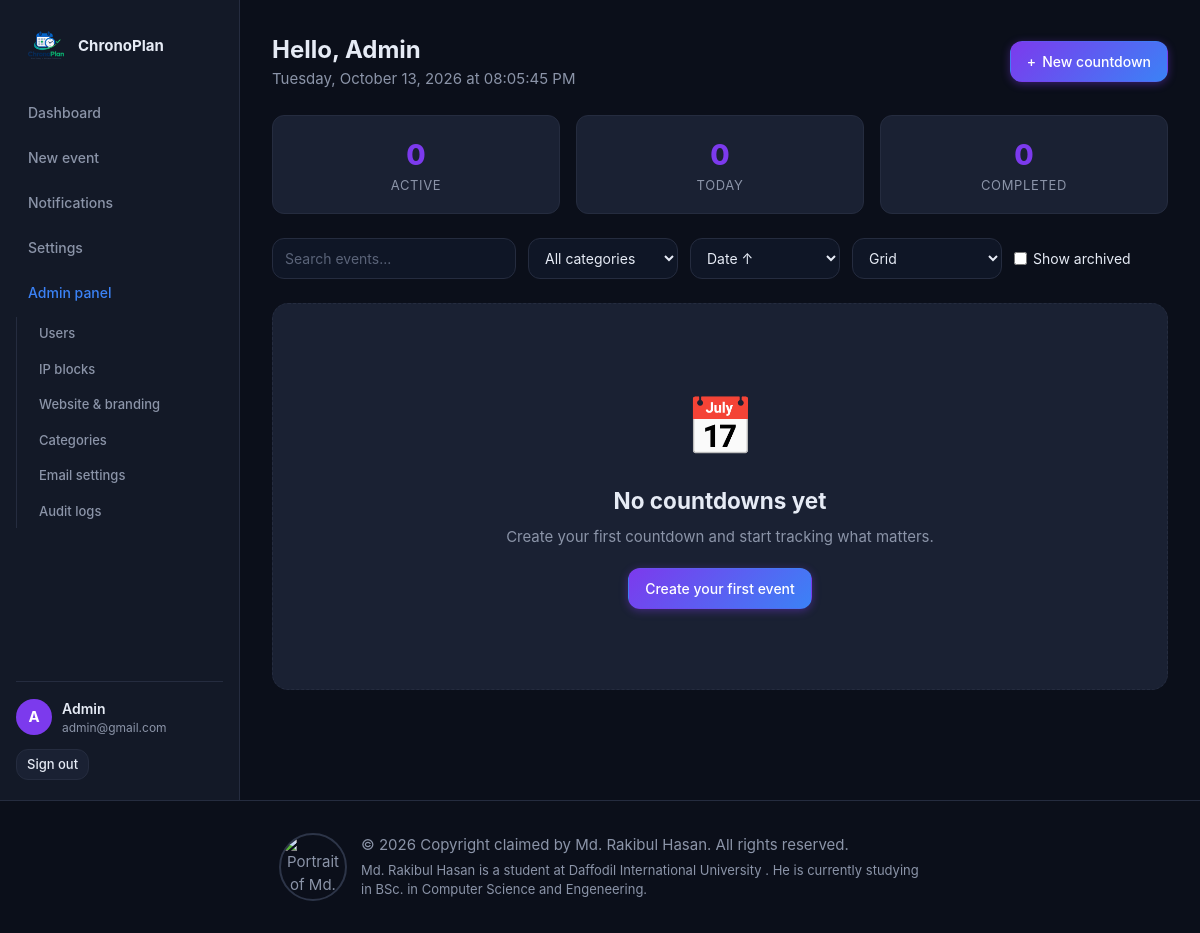
The app's page /dashboard (signed in) with its own data.
### app.py (models this page shows, shortened)
class SiteSetting(db.Model):
    __tablename__ = 'site_settings'
    id = db.Column(db.Integer, primary_key=True)
    site_name = db.Column(db.String(120), default='ChronoPlan', nullable=False)
    site_tagline = db.Column(db.String(255), default='Plan ahead. Live in the moment.',
                             nullable=False)
    site_description = db.Column(db.Text,
        default='A personal countdown and goal management platform.', nullable=False)
    footer_text = db.Column(db.Text, default='', nullable=False)
    copyright_owner = db.Column(db.String(120), default='Md. Rakibul Hasan', nullable=False)
    logo_url = db.Column(db.String(255), default='', nullable=False)
    favicon_url = db.Column(db.String(255), default='', nullable=False)
    accent_color = db.Column(db.String(20), default='#7c3aed', nullable=False)
    default_theme = db.Column(db.String(10), default='dark', nullable=False)
    hero_title = db.Column(db.String(200), default='Count down to what matters.',
                           nullable=False)
    hero_subtitle = db.Column(db.Text,
        default="Track exams, deadlines, goals, and life's most important moments.",
        nullable=False)
    registration_enabled = db.Column(db.Boolean, default=True, nullable=False)
    maintenance_mode = db.Column(db.Boolean, default=False, nullable=False)
    default_timezone = db.Column(db.String(50), default='UTC', nullable=False)
    max_upload_mb = db.Column(db.Integer, default=16, nullable=False)
    contact_email = db.Column(db.String(120), default='', nullable=False)
    social_twitter = db.Column(db.String(255), default='', nullable=False)
    social_github = db.Column(db.String(255), default='', nullable=False)
    social_linkedin = db.Column(db.String(255), default='', nullable=False)
    updated_at = db.Column(db.DateTime, default=utcnow, onupdate=utcnow)
    @classmethod
    def get(cls):
        s = cls.query.first()
        if not s:
            s = cls()
            db.session.add(s)
            db.session.commit()
        return s

class User(UserMixin, db.Model):
    __tablename__ = 'users'
    id = db.Column(db.Integer, primary_key=True)
    name = db.Column(db.String(120), nullable=False)
    username = db.Column(db.String(80), unique=True, nullable=False, index=True)
    email = db.Column(db.String(255), unique=True, nullable=False, index=True)
    password_hash = db.Column(db.String(255), nullable=False)
    role = db.Column(db.String(20), default=Role.USER, nullable=False)
    is_active_user = db.Column(db.Boolean, default=True, nullable=False)
    profile_picture = db.Column(db.String(255), nullable=True)
    email_verified = db.Column(db.Boolean, default=False)
    created_at = db.Column(db.DateTime, default=utcnow, nullable=False)
    last_seen = db.Column(db.DateTime, default=utcnow, onupdate=utcnow)
    preferences = db.relationship('UserPreference', uselist=False,
                                  back_populates='user', cascade='all, delete-orphan')
    events = db.relationship('CountdownEvent', back_populates='user',
                             cascade='all, delete-orphan', lazy='dynamic')
    notifications = db.relationship('Notification', back_populates='user',
                                    cascade='all, delete-orphan', lazy='dynamic')
    @property
    def is_active(self):
        return self.is_active_user
    @property
    def is_admin(self):
        return self.role == Role.ADMIN

class UserPreference(db.Model):
    __tablename__ = 'user_preferences'
    id = db.Column(db.Integer, primary_key=True)
    user_id = db.Column(db.Integer, db.ForeignKey('users.id', ondelete='CASCADE'),
                        nullable=False, index=True)
    timezone = db.Column(db.String(50), default='UTC', nullable=False)
    date_format = db.Column(db.String(30), default='MMM d, yyyy', nullable=False)
    time_format = db.Column(db.String(30), default='HH:mm', nullable=False)
    theme = db.Column(db.String(10), default='dark', nullable=False)
    default_view = db.Column(db.String(10), default='grid', nullable=False)
    email_notifications = db.Column(db.Boolean, default=True)
    in_app_notifications = db.Column(db.Boolean, default=True)
    reminder_default = db.Column(db.Integer, default=60)
    user = db.relationship('User', back_populates='preferences')

### app.py (the view)
@app.route('/dashboard')
@login_required
def dashboard_index():
    page = request.args.get('page', 1, type=int)
    search = request.args.get('q', '', type=str).strip()
    category_id = request.args.get('category', 0, type=int)
    sort = request.args.get('sort', 'date_asc')
    view = request.args.get(
        'view',
        current_user.preferences.default_view
        if current_user.preferences else 'grid')
    show_archived = request.args.get('archived', 'false') == 'true'
    q = CountdownEvent.query.filter_by(user_id=current_user.id)
    if not show_archived:
        q = q.filter_by(is_archived=False)
    if search:
        q = q.filter(CountdownEvent.title.ilike(f'%{search}%'))
    if category_id:
        q = q.filter_by(category_id=category_id)
    sort_map = {
        'date_asc': CountdownEvent.event_date.asc(),
        'date_desc': CountdownEvent.event_date.desc(),
        'created_desc': CountdownEvent.created_at.desc(),
    }
    q = q.order_by(sort_map.get(sort, CountdownEvent.event_date.asc()))
    pagination = q.paginate(page=page, per_page=12, error_out=False)
    categories = Category.query.filter(
        (Category.user_id == current_user.id) |
        (Category.is_global == True)
    ).all()
    now = datetime.now(timezone.utc)
    active_count = CountdownEvent.query.filter_by(
        user_id=current_user.id, is_archived=False
    ).filter(CountdownEvent.event_date > now).count()
    today_count = CountdownEvent.query.filter_by(
        user_id=current_user.id
    ).filter(db.func.date(CountdownEvent.event_date) == now.date()).count()
    completed_count = CountdownEvent.query.filter_by(
        user_id=current_user.id, is_completed=True
    ).count()
    unread = Notification.query.filter_by(
        user_id=current_user.id, is_read=False
    ).count()
    return render_template('dashboard/index.html',
        events=pagination.items, pagination=pagination,
        categories=categories, search=search,
        selected_category=category_id, sort=sort, view=view,
        show_archived=show_archived,
        active_count=active_count, today_count=today_count,
        completed_count=completed_count, unread_notifications=unread)

### templates/dashboard/index.html (shortened to what this page needs)
{% extends 'dashboard_base.html' %}
{% block dashboard_content %}
<div class="dashboard-header">
  <div>
    <h1>Hello, {{ current_user.name }}</h1>
    <p class="muted" id="current-datetime"></p>
  </div>
  <a class="btn btn-primary" href="{{ url_for('new_event') }}"><span class="icon-plus">+</span> New countdown</a>
</div>
<div class="stat-row">
  <div class="stat-card"><div class="stat-num">{{ active_count }}</div><div class="stat-label">Active</div></div>
  <div class="stat-card"><div class="stat-num">{{ today_count }}</div><div class="stat-label">Today</div></div>
  <div class="stat-card"><div class="stat-num">{{ completed_count }}</div><div class="stat-label">Completed</div></div>
</div>
<form class="filter-bar" method="get">
  <input type="text" name="q" value="{{ search }}" placeholder="Search events..." class="input">
  <select name="category" class="input">
    <option value="0">All categories</option>
  </select>
  <select name="sort" class="input">
    <option value="date_asc" {% if sort == 'date_asc' %}selected{% endif %}>Date ↑</option>
  </select>
  <select name="view" class="input" onchange="this.form.submit()">
    <option value="grid" {% if view == 'grid' %}selected{% endif %}>Grid</option>
  </select>
  <label class="checkbox-inline">
    <input type="checkbox" name="archived" value="true" {% if show_archived %}checked{% endif %} onchange="this.form.submit()">
    Show archived
  </label>
</form>
{% if events %}
<div class="countdown-grid" id="countdown-grid">
  {% for e in events %}
  <article class="countdown-card" data-event-id="{{ e.id }}" data-target="{{ e.target_timestamp }}" style="--accent: {{ e.accent_color }}">
    <div class="card-bar" style="background: {{ e.accent_color }}"></div>
    <div class="card-body">
      <div class="card-top">
        <div>
          <div class="card-category">{{ e.category.name if e.category else 'Uncategorized' }}</div>
          <h3 class="card-title">{{ e.title }}</h3>
          {% if e.subtitle %}<p class="card-subtitle">{{ e.subtitle }}</p>{% endif %}
        </div>
        <div class="card-menu">
          <details>
            <summary>⋯</summary>
            <div class="menu-dropdown">
              <a href="{{ url_for('view_event', event_id=e.id) }}">View</a>
              <a href="{{ url_for('edit_event', event_id=e.id) }}">Edit</a>
              <form method="post" action="{{ url_for('duplicate_event', event_id=e.id) }}">
                <input type="hidden" name="csrf_token" value="{{ csrf_token() }}">
                <button type="submit">Duplicate</button>
              </form>
              <form method="post" action="{{ url_for('archive_event', event_id=e.id) }}">
                <input type="hidden" name="csrf_token" value="{{ csrf_token() }}">
                <button type="submit">{{ 'Restore' if e.is_archived else 'Archive' }}</button>
              </form>
              <form method="post" action="{{ url_for('delete_event', event_id=e.id) }}" class="confirm-delete">
                <input type="hidden" name="csrf_token" value="{{ csrf_token() }}">
                <button type="submit" class="danger">Delete</button>
              </form>
            </div>
          </details>
        </div>
      </div>
      {% if e.thumbnail %}
      <div class="card-thumb" style="background-image: url('/uploads/{{ e.thumbnail }}')"></div>
      {% else %}
      <div class="card-thumb placeholder"></div>
      {% endif %}
      <div class="countdown-display" id="cd-{{ e.id }}">
        <div class="cd-unit"><span class="cd-num days">--</span><span class="cd-label">days</span></div>
        <div class="cd-unit"><span class="cd-num hours">--</span><span class="cd-label">hours</span></div>
        <div class="cd-unit"><span class="cd-num minutes">--</span><span class="cd-label">min</span></div>
        <div class="cd-unit"><span class="cd-num seconds">--</span><span class="cd-label">sec</span></div>
      </div>
      <div class="card-meta">
        <span class="meta-date">{{ e.event_date.strftime('%b %d, %Y %H:%M') }} {{ e.timezone_str }}</span>
        {% if e.priority in ['high','urgent'] %}
        <span class="priority priority-{{ e.priority }}">{{ e.priority }}</span>
        {% endif %}
      </div>
      {% if e.start_date %}
      <div class="progress-bar"><div class="progress-fill" style="width: {{ e.progress_percent()|round(1) }}%"></div></div>
      {% endif %}
    </div>
  </article>
  {% endfor %}
</div>
{% if pagination.pages > 1 %}
<nav class="pagination">
  {% if pagination.has_prev %}<a href="{{ url_for('dashboard_index', page=pagination.prev_num, q=search, category=selected_category, sort=sort) }}">‹ Prev</a>{% endif %}
  <span>Page {{ pagination.page }} of {{ pagination.pages }}</span>
  {% if pagination.has_next %}<a href="{{ url_for('dashboard_index', page=pagination.next_num, q=search, category=selected_category, sort=sort) }}">Next ›</a>{% endif %}
</nav>
{% endif %}
{% else %}
<div class="empty-state">
  <div class="empty-icon">📅</div>
  <h2>No countdowns yet</h2>
  <p>Create your first countdown and start tracking what matters.</p>
  <a class="btn btn-primary" href="{{ url_for('new_event') }}">Create your first event</a>
</div>
{% endif %}
{% endblock %}

### templates/dashboard_base.html (shortened to what this page needs)
{% extends 'base.html' %}
{% block layout %}
<div class="app-shell">
  <aside class="sidebar">
    <a class="sidebar-brand" href="{{ url_for('dashboard_index') }}">
      {% if logo_url %}
      <img src="/uploads/{{ logo_url }}" alt="{{ site_name }}" class="sidebar-logo">
      {% else %}
      <span class="brand-mark small"></span>
      {% endif %}
      <span>{{ site_name }}</span>
    </a>
    <nav class="sidebar-nav">
      <a href="{{ url_for('dashboard_index') }}" class="sidebar-link">Dashboard</a>
      <a href="{{ url_for('new_event') }}" class="sidebar-link">New event</a>
      <a href="{{ url_for('notifications') }}" class="sidebar-link">
        Notifications
      </a>
      <a href="{{ url_for('dashboard_settings') }}" class="sidebar-link">Settings</a>
      {% if current_user.is_admin %}
      <a href="{{ url_for('admin_overview') }}" class="sidebar-link admin-link">Admin panel</a>
      <div class="sidebar-admin-links" aria-label="Administration">
        <a href="{{ url_for('admin_users') }}" class="sidebar-link">Users</a>
        <a href="{{ url_for('admin_ip_blocks') }}" class="sidebar-link">IP blocks</a>
        <a href="{{ url_for('admin_branding') }}" class="sidebar-link">Website & branding</a>
        <a href="{{ url_for('admin_categories') }}" class="sidebar-link">Categories</a>
        <a href="{{ url_for('admin_smtp') }}" class="sidebar-link">Email settings</a>
        <a href="{{ url_for('admin_audit_logs') }}" class="sidebar-link">Audit logs</a>
      </div>
      {% endif %}
    </nav>
    <div class="sidebar-footer">
      <div class="user-chip">
        {% if current_user.profile_picture %}
        <img src="/uploads/{{ current_user.profile_picture }}" class="avatar">
        {% else %}
        <span class="avatar placeholder">{{ current_user.name[0]|upper }}</span>
        {% endif %}
        <div>
          <div class="user-name">{{ current_user.name }}</div>
          <div class="user-email muted">{{ current_user.email }}</div>
        </div>
      </div>
      <a href="{{ url_for('logout') }}" class="btn btn-ghost btn-sm">Sign out</a>
    </div>
  </aside>
  <main class="main-content">
    {% block dashboard_content %}{% endblock %}
  </main>
</div>
{% endblock %}

### templates/base.html (shortened to what this page needs)
<!DOCTYPE html>
<html lang="en" data-theme="{{ current_user.preferences.theme if current_user.is_authenticated and current_user.preferences else default_theme }}">
<head>
  <link rel="stylesheet" href="{{ url_for('static', filename='css/main.css') }}">
</head>
<body>
  {% block layout %}{% endblock %}
  <footer class="site-footer">
    <div class="container footer-content">
      <p class="copyright-credit">
        <img class="copyright-portrait"
             src="{{ url_for('static', filename='images/copyright-holder.jpe') }}"
             alt="Portrait of {{ copyright_owner }}">
        <span class="copyright-details">
          <span>© {{ current_year }} Copyright claimed by {{ copyright_owner }}. All rights reserved.</span>
          <span class="copyright-description">Md. Rakibul Hasan is a student at Daffodil International University . He is currently studying in BSc. in Computer Science and Engeneering.</span>
        </span>
      </p>
    </div>
  </footer>
</body>
</html>

### records on screen
SiteSetting: logo_url (picture), site_name "ChronoPlan", copyright_owner "Md. Rakibul Hasan"
User: name "A", name "Admin", email "admin@gmail.com"
UserPreference: view "Grid"

### other values on screen
{{ active_count }} "0"
{{ today_count }} "0"
{{ completed_count }} "0"
